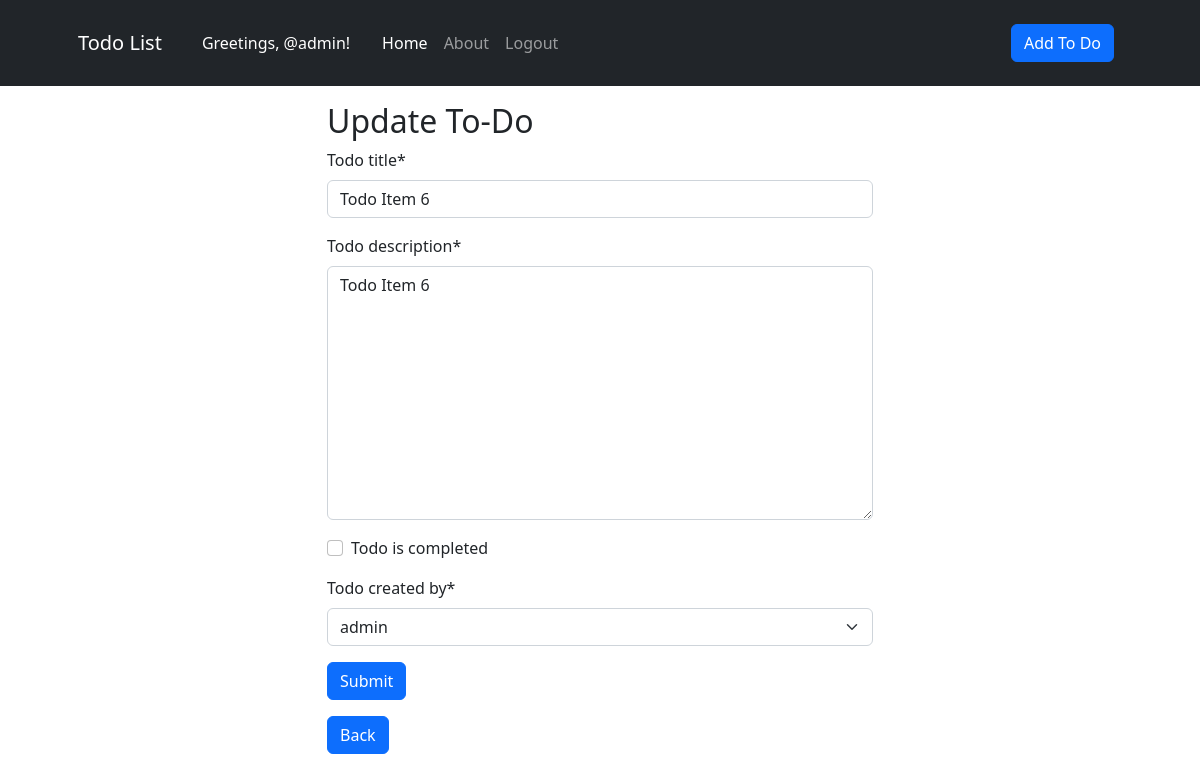
Page /update/7 (signed in) on the committed database.
### core/models.py (models this page shows, shortened)
class toDoList(models.Model):
    todo_title = models.CharField(max_length=100)
    todo_description = models.CharField(max_length=250, blank= True, null= True)
    todo_created_on = models.DateField(default= datetime.datetime.today)
    todo_modified_on = models.DateField(auto_now= True)
    todo_is_completed = models.BooleanField(default= False)
    todo_created_by = models.ForeignKey(User, on_delete=models.CASCADE)

### core/views.py (the view)
# urls.py: path('update/<int:pk>', views.update_todo, name= 'update'),
def update_todo(request, pk):
    if request.user.is_authenticated:
        current_record = get_object_or_404(toDoList, pk = pk)
        form = EditToDo(request.POST or None, instance = current_record)
        if form.is_valid():
            form.save()
            messages.success(request, "You have updated the To-Do item succesfully! 👌")
            return redirect('home')
        else:
            return render(request, 'core/update_todo.html', {'form' : form, 'todos': current_record})
    else:
        messages.success(request, "You must be logged in to do that")
        redirect('login')

### core/forms.py
class EditToDo(forms.ModelForm):
	todo_title = forms.CharField(max_length=100, required= True, widget=forms.TextInput(attrs={
		'class': 'form-control', 'placeholder':'Title'
	}))
	todo_description = forms.CharField(max_length=250, required= True, widget=forms.Textarea(attrs={
		'class': 'form-control', 'placeholder':'Description'
	}))
	todo_is_completed = forms.BooleanField(required= False, widget=forms.CheckboxInput())
	class Meta:
			model = toDoList
			fields = ("todo_title", "todo_description", "todo_is_completed", "todo_created_by") #"todo_created_on", "todo_modified_on"
	def __init__(self, *args, **kwargs):
		super(EditToDo, self).__init__(*args, **kwargs)
		self.helper = FormHelper()
		self.helper.form_id = 'submit_button'
		self.helper.form_class = 'blueForms'
		self.helper.form_method = 'post'
		self.helper.form_action = 'add_todo'
		self.helper.add_input(Submit('submit', 'Submit'))

### core/templates/core/update_todo.html
{% extends 'core/base.html' %} {% block content %} {% load crispy_forms_tags %}
<div class="container">
    <div class="row">
        <div class="col-md-6 offset-md-3">
            <h2 class="mt-3">Update To-Do</h2>
            <form method="POST" action="{% url 'update' todos.pk %}">
                {% csrf_token %} {% crispy form %}
                <a href="{% url 'home' %}" class="btn btn-primary">Back</a>
            </form>
        </div>
    </div>
</div>
{% endblock content %}

### core/templates/core/navbar.html (shortened to what this page needs)
<nav class="navbar navbar-expand-lg navbar-dark bg-dark">
    <div class="container px-4 px-lg-5">
        <a class="navbar-brand" href="{% url 'home' %}">Todo List</a>
        {% if user.is_authenticated %}
        <p class="me-auto mb-2 mb-lg-0 ms-lg-4 bg-dark text-white">
            Greetings, @{{user.username}}!
        </p>
        {% endif %}
        <div class="collapse navbar-collapse" id="navbarSupportedContent">
            <ul class="navbar-nav me-auto mb-2 mb-lg-0 ms-lg-4">
                <li class="nav-item">
                    <a
                        class="nav-link active"
                        aria-current="page"
                        href="{% url 'home' %}"
                        >Home</a
                    >
                </li>
                <li class="nav-item">
                    <a class="nav-link" href="{% url 'about' %}">About</a>
                </li>
                {% if user.is_authenticated %}
                <li class="nav-item">
                    <a class="nav-link" href="{% url 'logout' %}">Logout</a>
                </li>
                {% endif %}
            </ul>
            {% if user.is_authenticated %}
            <div class="d-flex mb-3 mt-3">
                <a class="btn btn-primary mx-2" href="{% url 'add' %}">Add To Do</a>
            </div>
            {% endif %}
        </div>
    </div>
</nav>

### rows in the picture
toDoList: todo_title "Todo Item 6", todo_description "Todo Item 6", todo_created_by "admin"

### other values in the picture
{{ user.username }} "admin"
